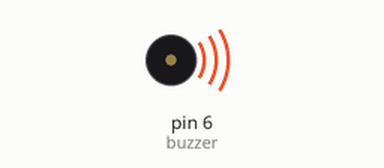
Bench run of a sketch on a simulated Arduino Uno, built with avr-gcc and run on an emulated ATmega328P. On the bench: buzzer (waves = sounding).

Above: at 0.1 s.
Timing chart, 0 to 40.0 s (numbered marks = the images above):
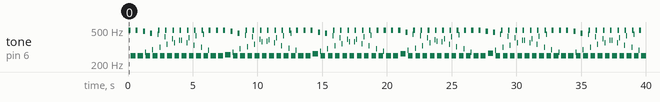

Measured:
- by itself, tone on pin 6 (buzzer): plays 495 Hz for 0.16 s, 249 Hz for 0.40 s, 495 Hz for 0.16 s, 249 Hz for 0.40 s, 482 Hz for 0.16 s, 275 Hz for 0.04 s … (243 notes in this stretch)

The sketch:

code10.ino
```cpp
//============================智宇科技===========================
//  例程10-光控声音
//===============================================================
int buzzer=6;//设置控制蜂鸣器的数字IO脚
int i = 0;
void setup()
{
pinMode(buzzer,OUTPUT);//设置数字IO脚模式，OUTPUT为输出
}
void loop()
{
    for(i=0;i<80;i++)//输出一个频率的声音
    {
      digitalWrite(buzzer,HIGH);//发声音
      delay(1);//延时1ms
      digitalWrite(buzzer,LOW);//不发声音
      delay(1);//延时ms
    }
    for(i=0;i<100;i++)//输出另一个频率的声音
    {
      digitalWrite(buzzer,HIGH);//发声音
      delay(2);//延时2ms
      digitalWrite(buzzer,LOW);//不发声音
      delay(2);//延时2ms
    }
}
```
